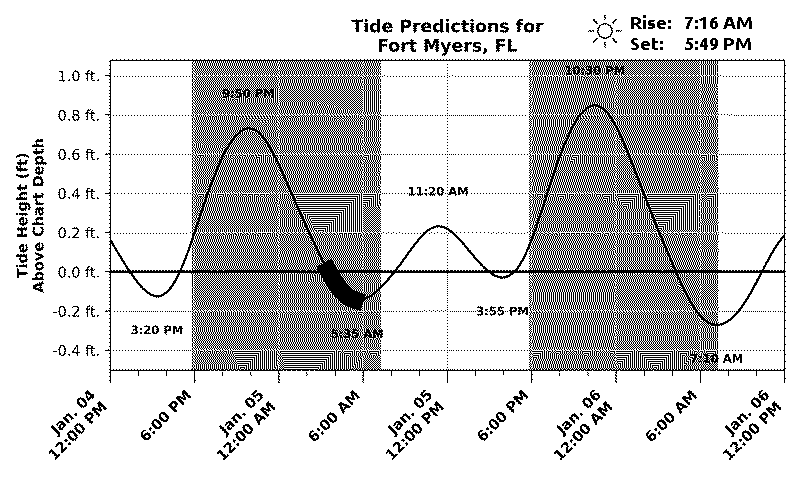
#> input picture plot_image.bmp, 800 x 480 px, found by its file name
$ python error_handler.py
#> lines starting #> are read from the running program, lines starting #| are printed output that depends on the picture; after the words box and inside, x2 and y2 are one past the last pixel; in counts of white or black regions, pixels touching at a corner belong together
### app/utils/paths.py
#!/usr/bin/python
import os
import re
from pathlib import Path

# --- Root Directory ---
ROOT_DIR = Path(__file__).parent.parent.parent.absolute()

# --- Application Packages ---
APP_DIR = ROOT_DIR / "app"
UTILS_DIR = APP_DIR / "utils"
NETWORK_DIR = APP_DIR / "network"
DISPLAY_DIR = APP_DIR / "display"

# --- Data and Resources ---
DATA_DIR = ROOT_DIR / "data"
UI_DIR = ROOT_DIR / "ui"
RESOURCES_DIR = ROOT_DIR / "resources"
FONTS_DIR = RESOURCES_DIR / "fonts"

# --- Specific Files ---
PERSISTENT_DATA_PATH = DATA_DIR / "persistence.json"
STATIONS_CSV_PATH = DATA_DIR / "stations.csv"

# Legacy support for old filename if needed
OLD_PERSISTENT_DATA_PATH = DATA_DIR / "tidetracker_persistent_data.json"

# --- System Utilities ---
def is_raspberry_pi():
    """Detect if running on a Raspberry Pi."""
    cpuinfo_path = Path("/proc/cpuinfo")
    if not cpuinfo_path.exists():
        return False
    try:
        with open(cpuinfo_path) as f:
            cpuinfo = f.read()
        return re.search(r"^Model\s*:\s*Raspberry Pi", cpuinfo, flags=re.M) is not None
    except:
        return False

IS_RPI = is_raspberry_pi()

# [5 lines left out: function get_persistence_path, not called in this run]

### app/display/error_handler.py
import os
import sys
import logging
import time
from PIL import Image
from app.utils import paths

def run_error_display():
    if paths.IS_RPI:
        from waveshare_epd import epd7in5_V2

    maindir = paths.ROOT_DIR

    logging.info("epd7in5_V2 Paste over error message")

    try:
        plot_image = Image.open(paths.RESOURCES_DIR / 'plot_image.bmp').convert("RGB")
#> plot_image: PIL image 800x480 RGB; 80.5% white; black in thin lines or dots, all inside (x1, y1, x2, y2) = (16, 15, 786, 460)
        plot_image = plot_image.transpose(Image.ROTATE_180)
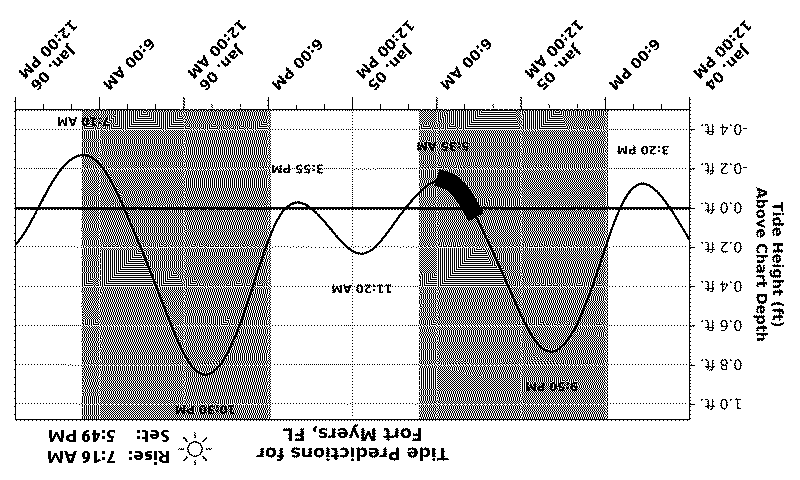
#> plot_image: PIL image 800x480 RGB; 80.5% white; black in thin lines or dots, all inside (x1, y1, x2, y2) = (14, 20, 784, 465)

        error_image = Image.open(paths.RESOURCES_DIR / 'no_wifi.bmp').convert("RGB")
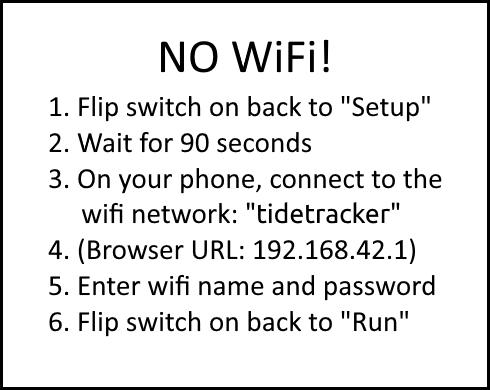
#> input picture no_wifi.bmp, 490 x 390 px, found by its file name
#> error_image is the input picture: PIL image 490x390 RGB; min 0, max 255, mean 229.1
        error_image = error_image.transpose(Image.ROTATE_180)
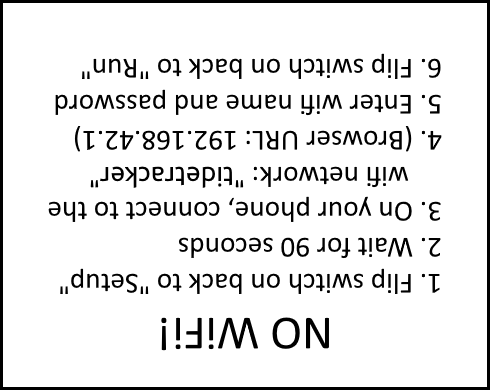
#> error_image: PIL image 490x390 RGB; min 0, max 255, mean 229.1

        # Draw image in center of screen
        err_width, err_height = error_image.size
#> err_width = 490; err_height = 390
        plot_width, plot_height = plot_image.size
#> plot_width = 800; plot_height = 480

        # Calculate the coordinates for the top-left corner to paste in the center
        paste_x = int((plot_width - err_width) / 2)
#> paste_x = 155
        paste_y = int((plot_height - err_height) / 2)
#> paste_y = 45

        plot_image.paste(error_image, (paste_x, paste_y))
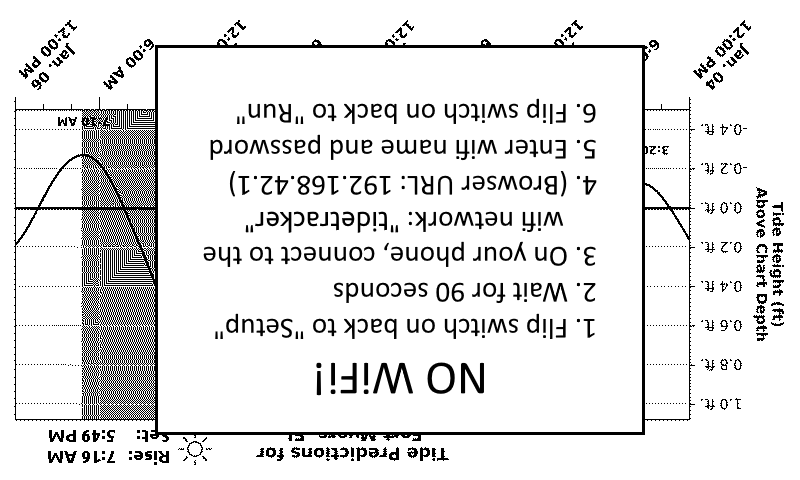
#> plot_image: PIL image 800x480 RGB; min 0, max 255, mean 228.4

        if paths.IS_RPI:
            epd = epd7in5_V2.EPD()
            epd.init()
            epd.display(epd.getbuffer(plot_image))
            logging.info("Error screen hardware refresh triggered, waiting 15s...")
            time.sleep(15) # Safety delay for physical drawing
            logging.info("EPD Go to Sleep...")
            epd.sleep()
        else:
            plot_image.show()

    except Exception as e:
        logging.error(f"Error in no_wifi_paste_over: {e}")

if __name__ == "__main__":
    run_error_display()
